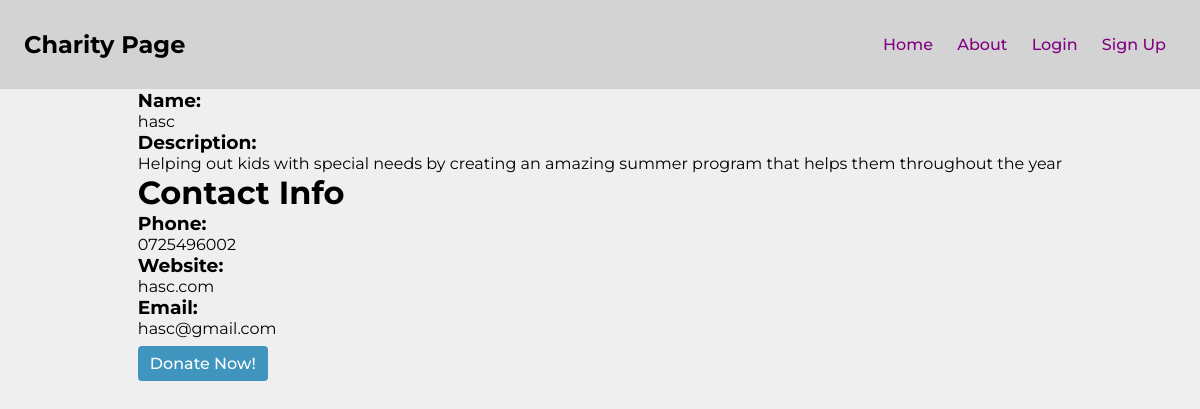
Page /organization/charity_info_page/5002 on the committed database.
### app/models.py (models this page shows)
class Charity(db.Model, UserMixin):
    id               = Column(Integer, primary_key=True, autoincrement=False, unique=True)
    charity_name     = Column(String(64), nullable=False)
    address          = Column(String(64), nullable=False)
    zip_code         = Column(String(64), nullable=False)
    phone            = Column(String(64), nullable=False)
    website          = Column(String(64))
    email            = Column(String(64), nullable=False, unique=True)
    password         = Column(String(64), nullable=False)
    contact_name     = Column(String(64))
    contact_cell     = Column(String(64), unique=True)
    contact_position = Column(String(64))
    bank             = Column(String(64), nullable=False)
    account_number   = Column(String(64), nullable=False)
    balance          = Column(Float, default=0)
    home_page_text   = Column(String(200), default='')
    description      = Column(Text, default='')
    authenticated    = Column(Boolean, default=False)
    receipts         = db.relationship('Receipt', backref='charity', lazy='dynamic')
    pledges         = db.relationship('Pledge', backref='charity', lazy='dynamic')
    donations       = db.relationship('Donation', backref='charity', lazy='dynamic')

### app/organization/routes.py (the view)
@organization.route('/charity_info_page/<charity_id>')
def charity_info_page(charity_id):
    charity = Charity.query.filter_by(id=charity_id).first()
    return render_template('charity_info_page.html',
                           charity=charity)

### app/organization/templates/charity_info_page.html (shortened to what this page needs)
{% extends 'base.html' %}
{% block content %}
<div class="container">
    <div class="charity-item">
        <h3>Name:</h3>
        {{ charity.charity_name }}
    </div>
    <div class="charity-item">
        <h3>Description:</h3>
        {{ charity.description }}
    </div>
    <h1>Contact Info</h1>
    <div class="charity-item">
        <h3>Phone:</h3>
        {{ charity.phone }}
    </div>
    <div class="charity-item">
        <h3>Website:</h3>
        {{ charity.website }}
    </div>
    <div class="charity-item">
        <h3>Email:</h3>
        {{ charity.email }}
    </div>
    <h1><a class="btn-donate" href="{{ url_for('organization.recurring_donation_page', charity_id=charity.id) }}">Donate Now!</a></h1>
</div>
{% endblock content %}

### app/static/main.css (style rules this page uses)
html { width: 100%; }
* { border:0; margin:0; padding: 0; box-sizing: border-box; font-family: "Montserrat", sans-serif; }
body { background: #EFEFEF; display: flex; flex-direction: column; align-items: center; justify-content: flex-start; }
a { font-weight: 500; font-size: 16px; text-decoration: none; list-style: none; padding: 0px 10px; color: purple }
.btn-donate { border:none; background: hsl(200, 50%, 50%); color: white; border-radius: .25em; padding: .5em .75em; cursor: pointer; }

### rows in the picture
Charity: charity_name "hasc", description "Helping out kids with special needs by creating an amazing summer program that helps them throughout the year", phone "0725496002", website "hasc.com", email "hasc@gmail.com"
